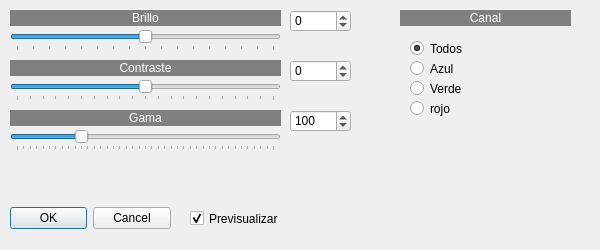
<?xml version="1.0" encoding="UTF-8"?>
<ui version="4.0">
 <class>brillocontraste</class>
 <widget class="QDialog" name="brillocontraste">
  <property name="windowModality">
   <enum>Qt::NonModal</enum>
  </property>
  <property name="geometry">
   <rect>
    <x>0</x>
    <y>0</y>
    <width>600</width>
    <height>250</height>
   </rect>
  </property>
  <property name="sizePolicy">
   <sizepolicy hsizetype="Fixed" vsizetype="Fixed">
    <horstretch>0</horstretch>
    <verstretch>0</verstretch>
   </sizepolicy>
  </property>
  <property name="minimumSize">
   <size>
    <width>600</width>
    <height>250</height>
   </size>
  </property>
  <property name="maximumSize">
   <size>
    <width>600</width>
    <height>250</height>
   </size>
  </property>
  <property name="windowTitle">
   <string>Brillo/contraste...</string>
  </property>
  <property name="windowIcon">
   <iconset resource="recursos.qrc">
    <normaloff>:/imagenes/icono.png</normaloff>:/imagenes/icono.png</iconset>
  </property>
  <widget class="QDialogButtonBox" name="buttonBox">
   <property name="geometry">
    <rect>
     <x>10</x>
     <y>202</y>
     <width>161</width>
     <height>32</height>
    </rect>
   </property>
   <property name="orientation">
    <enum>Qt::Horizontal</enum>
   </property>
   <property name="standardButtons">
    <set>QDialogButtonBox::Cancel|QDialogButtonBox::Ok</set>
   </property>
  </widget>
  <widget class="QCheckBox" name="checkBox">
   <property name="geometry">
    <rect>
     <x>190</x>
     <y>210</y>
     <width>101</width>
     <height>17</height>
    </rect>
   </property>
   <property name="text">
    <string>Previsualizar</string>
   </property>
   <property name="checked">
    <bool>true</bool>
   </property>
  </widget>
  <widget class="QLabel" name="label_2">
   <property name="geometry">
    <rect>
     <x>10</x>
     <y>60</y>
     <width>271</width>
     <height>16</height>
    </rect>
   </property>
   <property name="styleSheet">
    <string notr="true">background-color: rgb(128, 128, 128);
color: rgb(255, 255, 255);</string>
   </property>
   <property name="text">
    <string>Contraste</string>
   </property>
   <property name="alignment">
    <set>Qt::AlignCenter</set>
   </property>
  </widget>
  <widget class="QSlider" name="horizontalSlider_3">
   <property name="geometry">
    <rect>
     <x>10</x>
     <y>130</y>
     <width>271</width>
     <height>21</height>
    </rect>
   </property>
   <property name="minimum">
    <number>0</number>
   </property>
   <property name="maximum">
    <number>400</number>
   </property>
   <property name="sliderPosition">
    <number>100</number>
   </property>
   <property name="orientation">
    <enum>Qt::Horizontal</enum>
   </property>
   <property name="tickPosition">
    <enum>QSlider::TicksBelow</enum>
   </property>
   <property name="tickInterval">
    <number>10</number>
   </property>
  </widget>
  <widget class="QSlider" name="horizontalSlider">
   <property name="geometry">
    <rect>
     <x>10</x>
     <y>30</y>
     <width>271</width>
     <height>21</height>
    </rect>
   </property>
   <property name="minimum">
    <number>-256</number>
   </property>
   <property name="maximum">
    <number>256</number>
   </property>
   <property name="pageStep">
    <number>16</number>
   </property>
   <property name="orientation">
    <enum>Qt::Horizontal</enum>
   </property>
   <property name="tickPosition">
    <enum>QSlider::TicksBelow</enum>
   </property>
   <property name="tickInterval">
    <number>32</number>
   </property>
  </widget>
  <widget class="QSlider" name="horizontalSlider_2">
   <property name="geometry">
    <rect>
     <x>10</x>
     <y>80</y>
     <width>271</width>
     <height>21</height>
    </rect>
   </property>
   <property name="minimum">
    <number>-100</number>
   </property>
   <property name="maximum">
    <number>100</number>
   </property>
   <property name="orientation">
    <enum>Qt::Horizontal</enum>
   </property>
   <property name="tickPosition">
    <enum>QSlider::TicksBelow</enum>
   </property>
   <property name="tickInterval">
    <number>10</number>
   </property>
  </widget>
  <widget class="QSpinBox" name="spinBox_3">
   <property name="geometry">
    <rect>
     <x>290</x>
     <y>110</y>
     <width>61</width>
     <height>22</height>
    </rect>
   </property>
   <property name="minimum">
    <number>0</number>
   </property>
   <property name="maximum">
    <number>400</number>
   </property>
   <property name="value">
    <number>100</number>
   </property>
  </widget>
  <widget class="QLabel" name="label">
   <property name="geometry">
    <rect>
     <x>10</x>
     <y>10</y>
     <width>271</width>
     <height>16</height>
    </rect>
   </property>
   <property name="styleSheet">
    <string notr="true">background-color: rgb(128, 128, 128);
color: rgb(255, 255, 255);</string>
   </property>
   <property name="text">
    <string>Brillo</string>
   </property>
   <property name="alignment">
    <set>Qt::AlignCenter</set>
   </property>
  </widget>
  <widget class="QSpinBox" name="spinBox_2">
   <property name="geometry">
    <rect>
     <x>290</x>
     <y>60</y>
     <width>61</width>
     <height>22</height>
    </rect>
   </property>
   <property name="minimum">
    <number>-100</number>
   </property>
   <property name="maximum">
    <number>100</number>
   </property>
  </widget>
  <widget class="QLabel" name="label_3">
   <property name="geometry">
    <rect>
     <x>10</x>
     <y>110</y>
     <width>271</width>
     <height>16</height>
    </rect>
   </property>
   <property name="styleSheet">
    <string notr="true">background-color: rgb(128, 128, 128);
color: rgb(255, 255, 255);</string>
   </property>
   <property name="text">
    <string>Gama</string>
   </property>
   <property name="alignment">
    <set>Qt::AlignCenter</set>
   </property>
  </widget>
  <widget class="QSpinBox" name="spinBox">
   <property name="geometry">
    <rect>
     <x>290</x>
     <y>10</y>
     <width>61</width>
     <height>22</height>
    </rect>
   </property>
   <property name="minimum">
    <number>-256</number>
   </property>
   <property name="maximum">
    <number>256</number>
   </property>
  </widget>
  <widget class="QRadioButton" name="radioButton">
   <property name="geometry">
    <rect>
     <x>410</x>
     <y>40</y>
     <width>82</width>
     <height>17</height>
    </rect>
   </property>
   <property name="text">
    <string>Todos</string>
   </property>
   <property name="checked">
    <bool>true</bool>
   </property>
  </widget>
  <widget class="QRadioButton" name="radioButton_4">
   <property name="geometry">
    <rect>
     <x>410</x>
     <y>100</y>
     <width>82</width>
     <height>17</height>
    </rect>
   </property>
   <property name="text">
    <string>rojo</string>
   </property>
  </widget>
  <widget class="QRadioButton" name="radioButton_2">
   <property name="geometry">
    <rect>
     <x>410</x>
     <y>60</y>
     <width>82</width>
     <height>17</height>
    </rect>
   </property>
   <property name="text">
    <string>Azul</string>
   </property>
  </widget>
  <widget class="QLabel" name="label_4">
   <property name="geometry">
    <rect>
     <x>400</x>
     <y>10</y>
     <width>171</width>
     <height>16</height>
    </rect>
   </property>
   <property name="styleSheet">
    <string notr="true">background-color: rgb(128, 128, 128);
color: rgb(255, 255, 255);</string>
   </property>
   <property name="text">
    <string>Canal</string>
   </property>
   <property name="alignment">
    <set>Qt::AlignCenter</set>
   </property>
  </widget>
  <widget class="QRadioButton" name="radioButton_3">
   <property name="geometry">
    <rect>
     <x>410</x>
     <y>80</y>
     <width>82</width>
     <height>17</height>
    </rect>
   </property>
   <property name="text">
    <string>Verde</string>
   </property>
  </widget>
 </widget>
 <resources>
  <include location="recursos.qrc"/>
 </resources>
 <connections>
  <connection>
   <sender>buttonBox</sender>
   <signal>accepted()</signal>
   <receiver>brillocontraste</receiver>
   <slot>accept()</slot>
   <hints>
    <hint type="sourcelabel">
     <x>248</x>
     <y>254</y>
    </hint>
    <hint type="destinationlabel">
     <x>157</x>
     <y>274</y>
    </hint>
   </hints>
  </connection>
  <connection>
   <sender>buttonBox</sender>
   <signal>rejected()</signal>
   <receiver>brillocontraste</receiver>
   <slot>reject()</slot>
   <hints>
    <hint type="sourcelabel">
     <x>316</x>
     <y>260</y>
    </hint>
    <hint type="destinationlabel">
     <x>286</x>
     <y>274</y>
    </hint>
   </hints>
  </connection>
 </connections>
</ui>
